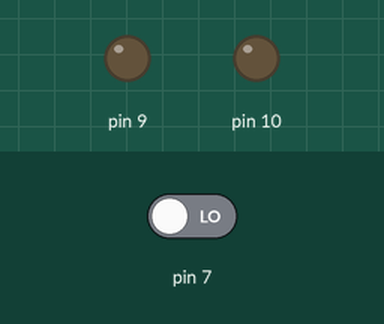
Simulated run of this sketch. Board: Arduino Uno, built with avr-gcc and run on an emulated ATmega328P. Shown: output pins drawn as LEDs (lit = HIGH). The test bench sets the inputs (shaded band); at power-on: pin 7 LOW.

Above: at 1.2 s.
1.3 s: pin 7 driven HIGH
At 2.1 s:
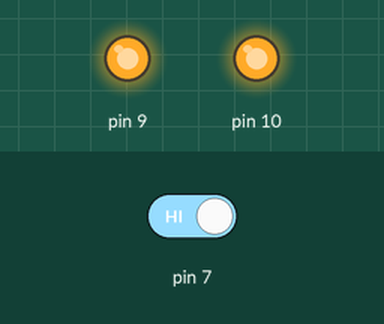
Timing chart, 0 to 6.4 s (numbered marks = the images above; inputs shaded):
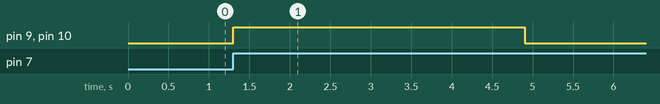

Measured:
- after the input at 1.3 s, pin 9, pin 10: LOW → HIGH at once, → LOW 3.6 s later

The sketch:

XBEE_Receiver.ino
```cpp
#include <SoftwareSerial.h>

uint8_t incomingByte;
int hardware_kill;
int no_data;
int software_kill;

SoftwareSerial mySerial(3, 2); // RX, TX

void setup() {
  // put your setup code here, to run once:
Serial.begin(9600);
mySerial.begin(9600);
incomingByte = 3;
hardware_kill = 1;
software_kill = 1;
no_data = 0;
pinMode(7, INPUT);
pinMode(9, OUTPUT);
pinMode(10, OUTPUT);
}

void loop() {
  // put your main code here, to run repeatedly:
  if (digitalRead(7) == HIGH){
    hardware_kill = 1;
  }
  else if (digitalRead(7) == LOW){
    hardware_kill = 0;
  }
  //Serial.print("hardkill status: ");
  //Serial.println(hardware_kill);

  // read the incoming byte:
  if (mySerial.available()){

    incomingByte = mySerial.read();

    if(incomingByte == 0x15){
      software_kill = 1;
    }
    else if(incomingByte == 0x44){
      software_kill = 0;
    }
    no_data = 0;
  //  Serial.print("   Data: ");
  //  Serial.println(incomingByte, BIN);
  }
  else{
    no_data++;
//    Serial.print("     count: ");
//    Serial.print(no_data);
    if(no_data == 50){
      software_kill = 0;
      no_data = 0;
    }
  }

//  Serial.print("    softkill status: ");
//  Serial.println(incomingByte);

  if (hardware_kill == 1){
    if (software_kill == 1){
//    Serial.println("    Normal Operations");
    digitalWrite(9, HIGH);
    digitalWrite(10, HIGH);
    }
    else{
//    Serial.println("    Kill Vehicle");
    digitalWrite(9, LOW);
    digitalWrite(10, LOW);
    }
  }
  else{
//    Serial.println("    Kill Vehicle");
    digitalWrite(9, LOW);
    digitalWrite(10, LOW);
  }
  delay(100);
}
```
